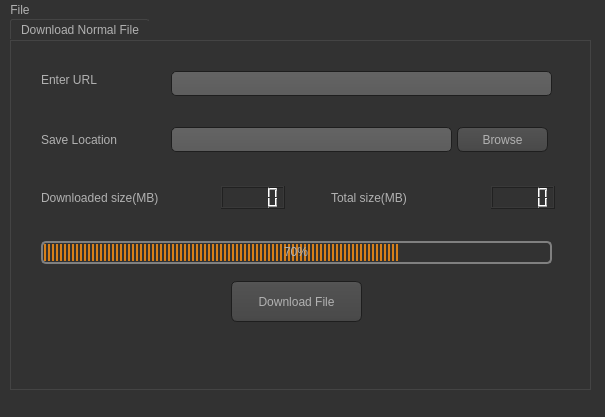
<?xml version="1.0" encoding="UTF-8"?>
<ui version="4.0">
 <class>MainWindow</class>
 <widget class="QMainWindow" name="MainWindow">
  <property name="geometry">
   <rect>
    <x>0</x>
    <y>0</y>
    <width>605</width>
    <height>417</height>
   </rect>
  </property>
  <property name="windowTitle">
   <string>MainWindow</string>
  </property>
  <property name="styleSheet">
   <string notr="true">QToolTip
{
     border: 1px solid black;
     background-color: #ffa02f;
     padding: 1px;
     border-radius: 3px;
     opacity: 100;
}

QWidget
{
    color: #b1b1b1;
    background-color: #323232;
}

QTreeView, QListView
{
    background-color: silver;
    margin-left: 5px;
}

QWidget:item:hover
{
    background-color: QLinearGradient( x1: 0, y1: 0, x2: 0, y2: 1, stop: 0 #ffa02f, stop: 1 #ca0619);
    color: #000000;
}

QWidget:item:selected
{
    background-color: QLinearGradient( x1: 0, y1: 0, x2: 0, y2: 1, stop: 0 #ffa02f, stop: 1 #d7801a);
}

QMenuBar::item
{
    background: transparent;
}

QMenuBar::item:selected
{
    background: transparent;
    border: 1px solid #ffaa00;
}

QMenuBar::item:pressed
{
    background: #444;
    border: 1px solid #000;
    background-color: QLinearGradient(
        x1:0, y1:0,
        x2:0, y2:1,
        stop:1 #212121,
        stop:0.4 #343434/*,
        stop:0.2 #343434,
        stop:0.1 #ffaa00*/
    );
    margin-bottom:-1px;
    padding-bottom:1px;
}

QMenu
{
    border: 1px solid #000;
}

QMenu::item
{
    padding: 2px 20px 2px 20px;
}

QMenu::item:selected
{
    color: #000000;
}

QWidget:disabled
{
    color: #808080;
    background-color: #323232;
}

QAbstractItemView
{
    background-color: QLinearGradient( x1: 0, y1: 0, x2: 0, y2: 1, stop: 0 #4d4d4d, stop: 0.1 #646464, stop: 1 #5d5d5d);
}

QWidget:focus
{
    /*border: 1px solid darkgray;*/
}

QLineEdit
{
    background-color: QLinearGradient( x1: 0, y1: 0, x2: 0, y2: 1, stop: 0 #4d4d4d, stop: 0 #646464, stop: 1 #5d5d5d);
    padding: 1px;
    border-style: solid;
    border: 1px solid #1e1e1e;
    border-radius: 5;
}

QPushButton
{
    color: #b1b1b1;
    background-color: QLinearGradient( x1: 0, y1: 0, x2: 0, y2: 1, stop: 0 #565656, stop: 0.1 #525252, stop: 0.5 #4e4e4e, stop: 0.9 #4a4a4a, stop: 1 #464646);
    border-width: 1px;
    border-color: #1e1e1e;
    border-style: solid;
    border-radius: 6;
    padding: 3px;
    font-size: 12px;
    padding-left: 5px;
    padding-right: 5px;
    min-width: 40px;
}

QPushButton:pressed
{
    background-color: QLinearGradient( x1: 0, y1: 0, x2: 0, y2: 1, stop: 0 #2d2d2d, stop: 0.1 #2b2b2b, stop: 0.5 #292929, stop: 0.9 #282828, stop: 1 #252525);
}

QComboBox
{
    selection-background-color: #ffaa00;
    background-color: QLinearGradient( x1: 0, y1: 0, x2: 0, y2: 1, stop: 0 #565656, stop: 0.1 #525252, stop: 0.5 #4e4e4e, stop: 0.9 #4a4a4a, stop: 1 #464646);
    border-style: solid;
    border: 1px solid #1e1e1e;
    border-radius: 5;
}

QComboBox:hover,QPushButton:hover
{
    border: 2px solid QLinearGradient( x1: 0, y1: 0, x2: 0, y2: 1, stop: 0 #ffa02f, stop: 1 #d7801a);
}


QComboBox:on
{
    padding-top: 3px;
    padding-left: 4px;
    background-color: QLinearGradient( x1: 0, y1: 0, x2: 0, y2: 1, stop: 0 #2d2d2d, stop: 0.1 #2b2b2b, stop: 0.5 #292929, stop: 0.9 #282828, stop: 1 #252525);
    selection-background-color: #ffaa00;
}

QComboBox QAbstractItemView
{
    border: 2px solid darkgray;
    selection-background-color: QLinearGradient( x1: 0, y1: 0, x2: 0, y2: 1, stop: 0 #ffa02f, stop: 1 #d7801a);
}

QComboBox::drop-down
{
     subcontrol-origin: padding;
     subcontrol-position: top right;
     width: 15px;

     border-left-width: 0px;
     border-left-color: darkgray;
     border-left-style: solid; /* just a single line */
     border-top-right-radius: 3px; /* same radius as the QComboBox */
     border-bottom-right-radius: 3px;
 }

QComboBox::down-arrow
{
     image: url(:/dark_orange/img/down_arrow.png);
}

QGroupBox
{
    border: 1px solid darkgray;
    margin-top: 10px;
}

QGroupBox:focus
{
    border: 1px solid darkgray;
}

QTextEdit:focus
{
    border: 1px solid darkgray;
}

QScrollBar:horizontal {
     border: 1px solid #222222;
     background: QLinearGradient( x1: 0, y1: 0, x2: 0, y2: 1, stop: 0.0 #121212, stop: 0.2 #282828, stop: 1 #484848);
     height: 7px;
     margin: 0px 16px 0 16px;
}

QScrollBar::handle:horizontal
{
      background: QLinearGradient( x1: 0, y1: 0, x2: 1, y2: 0, stop: 0 #ffa02f, stop: 0.5 #d7801a, stop: 1 #ffa02f);
      min-height: 20px;
      border-radius: 2px;
}

QScrollBar::add-line:horizontal {
      border: 1px solid #1b1b19;
      border-radius: 2px;
      background: QLinearGradient( x1: 0, y1: 0, x2: 1, y2: 0, stop: 0 #ffa02f, stop: 1 #d7801a);
      width: 14px;
      subcontrol-position: right;
      subcontrol-origin: margin;
}

QScrollBar::sub-line:horizontal {
      border: 1px solid #1b1b19;
      border-radius: 2px;
      background: QLinearGradient( x1: 0, y1: 0, x2: 1, y2: 0, stop: 0 #ffa02f, stop: 1 #d7801a);
      width: 14px;
     subcontrol-position: left;
     subcontrol-origin: margin;
}

QScrollBar::right-arrow:horizontal, QScrollBar::left-arrow:horizontal
{
      border: 1px solid black;
      width: 1px;
      height: 1px;
      background: white;
}

QScrollBar::add-page:horizontal, QScrollBar::sub-page:horizontal
{
      background: none;
}

QScrollBar:vertical
{
      background: QLinearGradient( x1: 0, y1: 0, x2: 1, y2: 0, stop: 0.0 #121212, stop: 0.2 #282828, stop: 1 #484848);
      width: 7px;
      margin: 16px 0 16px 0;
      border: 1px solid #222222;
}

QScrollBar::handle:vertical
{
      background: QLinearGradient( x1: 0, y1: 0, x2: 0, y2: 1, stop: 0 #ffa02f, stop: 0.5 #d7801a, stop: 1 #ffa02f);
      min-height: 20px;
      border-radius: 2px;
}

QScrollBar::add-line:vertical
{
      border: 1px solid #1b1b19;
      border-radius: 2px;
      background: QLinearGradient( x1: 0, y1: 0, x2: 0, y2: 1, stop: 0 #ffa02f, stop: 1 #d7801a);
      height: 14px;
      subcontrol-position: bottom;
      subcontrol-origin: margin;
}

QScrollBar::sub-line:vertical
{
      border: 1px solid #1b1b19;
      border-radius: 2px;
      background: QLinearGradient( x1: 0, y1: 0, x2: 0, y2: 1, stop: 0 #d7801a, stop: 1 #ffa02f);
      height: 14px;
      subcontrol-position: top;
      subcontrol-origin: margin;
}

QScrollBar::up-arrow:vertical, QScrollBar::down-arrow:vertical
{
      border: 1px solid black;
      width: 1px;
      height: 1px;
      background: white;
}


QScrollBar::add-page:vertical, QScrollBar::sub-page:vertical
{
      background: none;
}

QTextEdit
{
    background-color: #242424;
}

QPlainTextEdit
{
    background-color: #242424;
}

QHeaderView::section
{
    background-color: QLinearGradient(x1:0, y1:0, x2:0, y2:1, stop:0 #616161, stop: 0.5 #505050, stop: 0.6 #434343, stop:1 #656565);
    color: white;
    padding-left: 4px;
    border: 1px solid #6c6c6c;
}

QCheckBox:disabled
{
color: #414141;
}

QDockWidget::title
{
    text-align: center;
    spacing: 3px; /* spacing between items in the tool bar */
    background-color: QLinearGradient(x1:0, y1:0, x2:0, y2:1, stop:0 #323232, stop: 0.5 #242424, stop:1 #323232);
}

QDockWidget::close-button, QDockWidget::float-button
{
    text-align: center;
    spacing: 1px; /* spacing between items in the tool bar */
    background-color: QLinearGradient(x1:0, y1:0, x2:0, y2:1, stop:0 #323232, stop: 0.5 #242424, stop:1 #323232);
}

QDockWidget::close-button:hover, QDockWidget::float-button:hover
{
    background: #242424;
}

QDockWidget::close-button:pressed, QDockWidget::float-button:pressed
{
    padding: 1px -1px -1px 1px;
}

QMainWindow::separator
{
    background-color: QLinearGradient(x1:0, y1:0, x2:0, y2:1, stop:0 #161616, stop: 0.5 #151515, stop: 0.6 #212121, stop:1 #343434);
    color: white;
    padding-left: 4px;
    border: 1px solid #4c4c4c;
    spacing: 3px; /* spacing between items in the tool bar */
}

QMainWindow::separator:hover
{

    background-color: QLinearGradient(x1:0, y1:0, x2:0, y2:1, stop:0 #d7801a, stop:0.5 #b56c17 stop:1 #ffa02f);
    color: white;
    padding-left: 4px;
    border: 1px solid #6c6c6c;
    spacing: 3px; /* spacing between items in the tool bar */
}

QToolBar::handle
{
     spacing: 3px; /* spacing between items in the tool bar */
     background: url(:/dark_orange/img/handle.png);
}

QMenu::separator
{
    height: 2px;
    background-color: QLinearGradient(x1:0, y1:0, x2:0, y2:1, stop:0 #161616, stop: 0.5 #151515, stop: 0.6 #212121, stop:1 #343434);
    color: white;
    padding-left: 4px;
    margin-left: 10px;
    margin-right: 5px;
}

QProgressBar
{
    border: 2px solid grey;
    border-radius: 5px;
    text-align: center;
}

QProgressBar::chunk
{
    background-color: #d7801a;
    width: 2.15px;
    margin: 0.5px;
}

QTabBar::tab {
    color: #b1b1b1;
    border: 1px solid #444;
    border-bottom-style: none;
    background-color: #323232;
    padding-left: 10px;
    padding-right: 10px;
    padding-top: 3px;
    padding-bottom: 2px;
    margin-right: -1px;
}

QTabWidget::pane {
    border: 1px solid #444;
    top: 1px;
}

QTabBar::tab:last
{
    margin-right: 0; /* the last selected tab has nothing to overlap with on the right */
    border-top-right-radius: 3px;
}

QTabBar::tab:first:!selected
{
 margin-left: 0px; /* the last selected tab has nothing to overlap with on the right */


    border-top-left-radius: 3px;
}

QTabBar::tab:!selected
{
    color: #b1b1b1;
    border-bottom-style: solid;
    margin-top: 3px;
    background-color: QLinearGradient(x1:0, y1:0, x2:0, y2:1, stop:1 #212121, stop:.4 #343434);
}

QTabBar::tab:selected
{
    border-top-left-radius: 3px;
    border-top-right-radius: 3px;
    margin-bottom: 0px;
}

QTabBar::tab:!selected:hover
{
    /*border-top: 2px solid #ffaa00;
    padding-bottom: 3px;*/
    border-top-left-radius: 3px;
    border-top-right-radius: 3px;
    background-color: QLinearGradient(x1:0, y1:0, x2:0, y2:1, stop:1 #212121, stop:0.4 #343434, stop:0.2 #343434, stop:0.1 #ffaa00);
}

QRadioButton::indicator:checked, QRadioButton::indicator:unchecked{
    color: #b1b1b1;
    background-color: #323232;
    border: 1px solid #b1b1b1;
    border-radius: 6px;
}

QRadioButton::indicator:checked
{
    background-color: qradialgradient(
        cx: 0.5, cy: 0.5,
        fx: 0.5, fy: 0.5,
        radius: 1.0,
        stop: 0.25 #ffaa00,
        stop: 0.3 #323232
    );
}

QCheckBox::indicator{
    color: #b1b1b1;
    background-color: #323232;
    border: 1px solid #b1b1b1;
    width: 9px;
    height: 9px;
}

QRadioButton::indicator
{
    border-radius: 6px;
}

QRadioButton::indicator:hover, QCheckBox::indicator:hover
{
    border: 1px solid #ffaa00;
}

QCheckBox::indicator:checked
{
    image:url(:/dark_orange/img/checkbox.png);
}

QCheckBox::indicator:disabled, QRadioButton::indicator:disabled
{
    border: 1px solid #444;
}


QSlider::groove:horizontal {
    border: 1px solid #3A3939;
    height: 8px;
    background: #201F1F;
    margin: 2px 0;
    border-radius: 2px;
}

QSlider::handle:horizontal {
    background: QLinearGradient( x1: 0, y1: 0, x2: 0, y2: 1,
      stop: 0.0 silver, stop: 0.2 #a8a8a8, stop: 1 #727272);
    border: 1px solid #3A3939;
    width: 14px;
    height: 14px;
    margin: -4px 0;
    border-radius: 2px;
}

QSlider::groove:vertical {
    border: 1px solid #3A3939;
    width: 8px;
    background: #201F1F;
    margin: 0 0px;
    border-radius: 2px;
}

QSlider::handle:vertical {
    background: QLinearGradient( x1: 0, y1: 0, x2: 0, y2: 1, stop: 0.0 silver,
      stop: 0.2 #a8a8a8, stop: 1 #727272);
    border: 1px solid #3A3939;
    width: 14px;
    height: 14px;
    margin: 0 -4px;
    border-radius: 2px;
}

QAbstractSpinBox {
    padding-top: 2px;
    padding-bottom: 2px;
    border: 1px solid darkgray;

    border-radius: 2px;
    min-width: 50px;
}
</string>
  </property>
  <widget class="QWidget" name="centralwidget">
   <widget class="QTabWidget" name="tabWidget">
    <property name="enabled">
     <bool>true</bool>
    </property>
    <property name="geometry">
     <rect>
      <x>10</x>
      <y>0</y>
      <width>581</width>
      <height>371</height>
     </rect>
    </property>
    <property name="currentIndex">
     <number>0</number>
    </property>
    <widget class="QWidget" name="tab1">
     <attribute name="title">
      <string>Download Normal File</string>
     </attribute>
     <widget class="QLabel" name="label">
      <property name="geometry">
       <rect>
        <x>30</x>
        <y>30</y>
        <width>67</width>
        <height>17</height>
       </rect>
      </property>
      <property name="text">
       <string>Enter URL</string>
      </property>
     </widget>
     <widget class="QPushButton" name="NormalDownloadButton">
      <property name="geometry">
       <rect>
        <x>220</x>
        <y>240</y>
        <width>131</width>
        <height>41</height>
       </rect>
      </property>
      <property name="toolTip">
       <string>&lt;html&gt;&lt;head/&gt;&lt;body&gt;&lt;p&gt;Press to start the download.&lt;/p&gt;&lt;/body&gt;&lt;/html&gt;</string>
      </property>
      <property name="styleSheet">
       <string notr="true"/>
      </property>
      <property name="text">
       <string>Download File</string>
      </property>
     </widget>
     <widget class="QLCDNumber" name="TSizeLcd">
      <property name="geometry">
       <rect>
        <x>480</x>
        <y>145</y>
        <width>64</width>
        <height>23</height>
       </rect>
      </property>
     </widget>
     <widget class="QLineEdit" name="UrlText">
      <property name="geometry">
       <rect>
        <x>160</x>
        <y>30</y>
        <width>381</width>
        <height>25</height>
       </rect>
      </property>
     </widget>
     <widget class="QProgressBar" name="progressBar">
      <property name="geometry">
       <rect>
        <x>30</x>
        <y>200</y>
        <width>511</width>
        <height>23</height>
       </rect>
      </property>
      <property name="value">
       <number>70</number>
      </property>
     </widget>
     <widget class="QPushButton" name="BrowseButton">
      <property name="geometry">
       <rect>
        <x>446</x>
        <y>86</y>
        <width>91</width>
        <height>25</height>
       </rect>
      </property>
      <property name="text">
       <string>Browse</string>
      </property>
     </widget>
     <widget class="QLineEdit" name="SaveLocationText">
      <property name="geometry">
       <rect>
        <x>160</x>
        <y>86</y>
        <width>281</width>
        <height>25</height>
       </rect>
      </property>
      <property name="text">
       <string/>
      </property>
     </widget>
     <widget class="QLabel" name="tsLable">
      <property name="geometry">
       <rect>
        <x>320</x>
        <y>148</y>
        <width>151</width>
        <height>17</height>
       </rect>
      </property>
      <property name="text">
       <string>Total size(MB)</string>
      </property>
     </widget>
     <widget class="QLabel" name="label_2">
      <property name="geometry">
       <rect>
        <x>30</x>
        <y>90</y>
        <width>101</width>
        <height>17</height>
       </rect>
      </property>
      <property name="text">
       <string>Save Location</string>
      </property>
     </widget>
     <widget class="QLabel" name="dsLabel">
      <property name="geometry">
       <rect>
        <x>30</x>
        <y>148</y>
        <width>181</width>
        <height>17</height>
       </rect>
      </property>
      <property name="text">
       <string>Downloaded size(MB)</string>
      </property>
     </widget>
     <widget class="QLCDNumber" name="DSizeLcd">
      <property name="geometry">
       <rect>
        <x>210</x>
        <y>145</y>
        <width>64</width>
        <height>23</height>
       </rect>
      </property>
     </widget>
    </widget>
   </widget>
  </widget>
  <widget class="QMenuBar" name="menubar">
   <property name="geometry">
    <rect>
     <x>0</x>
     <y>0</y>
     <width>605</width>
     <height>22</height>
    </rect>
   </property>
   <widget class="QMenu" name="menuFile">
    <property name="title">
     <string>File</string>
    </property>
    <addaction name="actionO"/>
   </widget>
   <addaction name="menuFile"/>
  </widget>
  <widget class="QStatusBar" name="statusbar"/>
  <action name="actionO">
   <property name="text">
    <string>O</string>
   </property>
  </action>
 </widget>
 <resources/>
 <connections/>
</ui>
